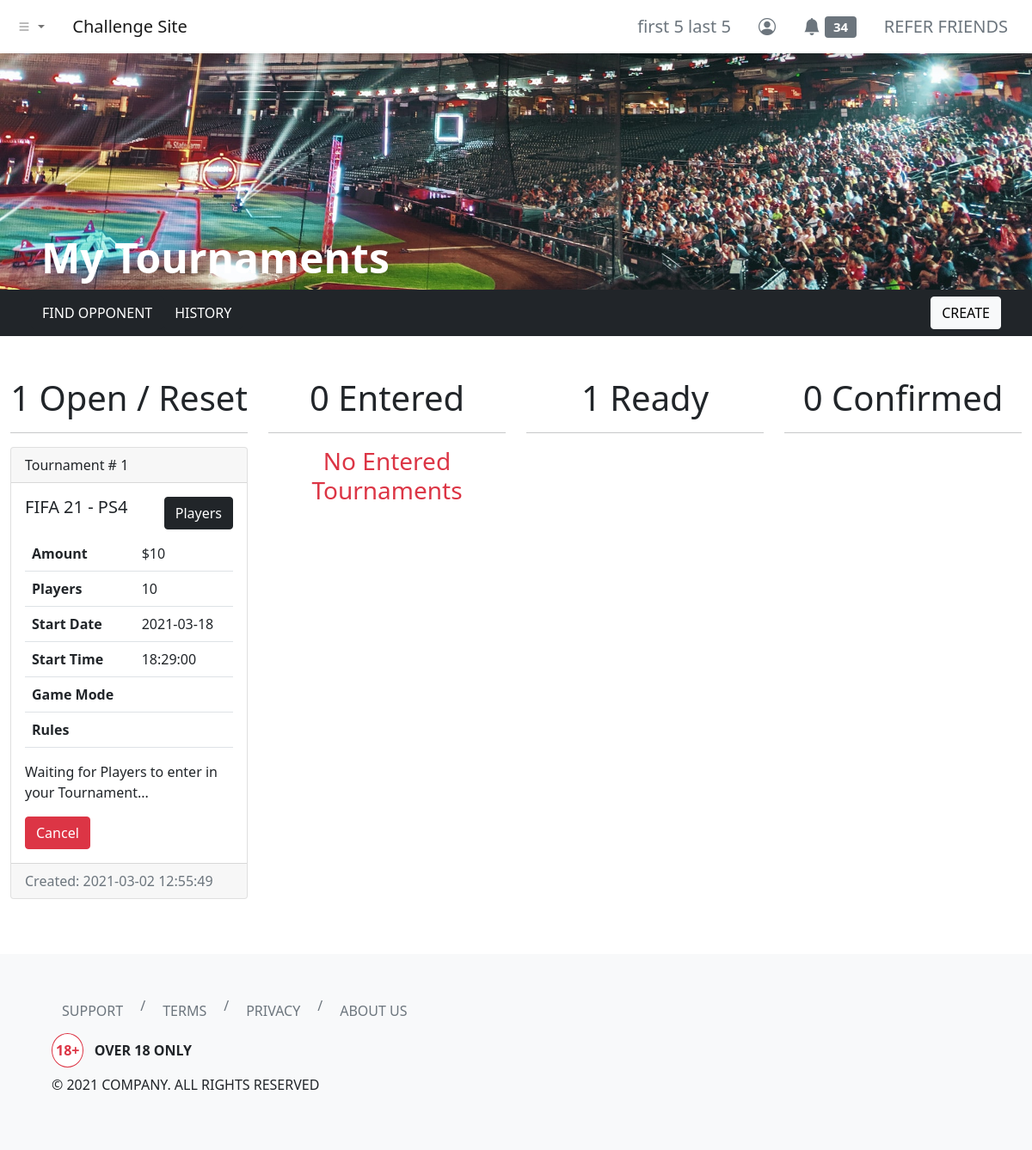
/dashboard/tournaments/index.php (signed in), run on the app's committed database.
### tables this page shows
CREATE TABLE `users` (
  `id` int(11) NOT NULL,
  `username` varchar(255) NOT NULL,
  `first_name` varchar(255) NOT NULL,
  `last_name` varchar(255) NOT NULL,
  `email` varchar(255) NOT NULL,
  `user_password` varchar(255) NOT NULL,
  `balance` decimal(65,30) UNSIGNED NOT NULL DEFAULT 0.000000000000000000000000000000,
  `skill_points` int(11) NOT NULL
);

CREATE TABLE `tournaments_log` (
  `tournament_id` int(11) NOT NULL,
  `tournament_by` int(11) NOT NULL,
  `game` varchar(255) NOT NULL,
  `console` varchar(255) NOT NULL,
  `amount` int(11) NOT NULL,
  `players` int(11) NOT NULL,
  `start_date` date DEFAULT NULL,
  `start_time` time DEFAULT NULL,
  `game_mode` varchar(255) NOT NULL,
  `rules` text NOT NULL,
  `status` varchar(255) NOT NULL DEFAULT 'open',
  `created_timestamp` timestamp NOT NULL DEFAULT current_timestamp(),
  `ready_timestamp` timestamp NULL DEFAULT NULL,
  `reset_timestamp` timestamp NULL DEFAULT NULL,
  `cancelled_timestamp` timestamp NULL DEFAULT NULL,
  `reopen_timestamp` timestamp NULL DEFAULT NULL
);

### dashboard/tournaments/index.php (the view, shortened to what this page needs)
<?php include '../../header.php'; ?>
<link rel="stylesheet" href="./index.css">
<div class="hero d-flex align-items-end">
    <h1 class="ms-5 text-white display-5 fw-bold">My Tournaments</h1>
</div>
<div class="container-fluid bg-dark py-2">
    <div class="row">
        <div class="col d-flex mx-4">
            <a class="btn btn-dark text-uppercase" href="../find-opponent" role="button">Find Opponent</a>
            <a class="btn btn-dark text-uppercase" href="./history/" role="button">History</a>
            <button type="button" class="btn btn-light text-uppercase ms-auto" data-bs-toggle="modal" data-bs-target="#createTourneyModal">Create</button>
        </div>
    </div>
</div>
<div class="container-fluid my-5">
    <div class="row">
        <div class="col">
            <h2 class="text-center fs-1">
                <?php
                include_once '../../php-apis/db-config.php';
                $user_id = $_SESSION['id'];
                $sql = "SELECT COUNT(*) AS open_reset_count FROM tournaments_log WHERE tournament_by = $user_id AND (status = 'open' OR status = 'reset')";
                $result = mysqli_query($conn, $sql);
                if (mysqli_num_rows($result) > 0) {
                    while ($row = mysqli_fetch_assoc($result)) {
                        echo $row['open_reset_count'];
                    }
                } else {
                    echo '0';
                }
                ?>
                Open / Reset
            </h2>
            <hr />
            <?php
            $sql4 = "SELECT * FROM tournaments_log WHERE tournament_by = $user_id AND (status = 'open' OR status = 'reset') ORDER BY created_timestamp DESC";
            $result4 = mysqli_query($conn, $sql4);
            if (mysqli_num_rows($result4) > 0) {
                while ($row4 = mysqli_fetch_assoc($result4)) {
            ?>
                    <div class="card mb-3">
                        <div class="card-header">
                            Tournament # <?php echo $row4['tournament_id']; ?>
                        </div>
                        <div class="card-body">
                            <h5 class="card-title">
                                <div class="d-flex">
                                    <span>
                                        <?php echo (($row4['game'] === 'fifa_21') ? (strtoupper(str_replace("_", " ", $row4['game']))) : (ucwords(str_replace("_", " ", $row4['game'])))) . ' - ' . (($row4['console'] === 'ps4' || $row4['console'] === 'pc') ? (strtoupper($row4['console'])) : (ucwords($row4['console']))); ?>
                                    </span>
                                    <button type="button" class="btn btn-dark ms-auto" data-bs-toggle="modal" data-bs-target="#tourney-players-modal" data-bs-tourneyId="<?php echo $row4['tournament_id']; ?>">
                                        Players
                                    </button>
                                </div>
                            </h5>
                            <table class="table">
                                <tbody>
                                    <tr>
                                        <th scope="row">Amount</th>
                                        <td><?php echo '$' . $row4['amount']; ?></td>
                                    </tr>
                                    <tr>
                                        <th scope="row">Players</th>
                                        <td><?php echo $row4['players']; ?></td>
                                    </tr>
                                    <tr>
                                        <th scope="row">Start Date</th>
                                        <td><?php echo $row4['start_date'] ?></td>
                                    </tr>
                                    <tr>
                                        <th scope="row">Start Time</th>
                                        <td><?php echo $row4['start_time']; ?></td>
                                    </tr>
                                    <tr>
                                        <th scope="row">Game Mode</th>
                                        <td><?php echo $row4['game_mode']; ?></td>
                                    </tr>
                                    <tr>
                                        <th scope="row">Rules</th>
                                        <td><?php echo $row4['rules']; ?></td>
                                    </tr>
                                </tbody>
                            </table>
                            <?php if ($row4['status'] === 'open') { ?>
                                <p class="card-text">Waiting for Players to enter in your Tournament...</p>
                                <button type="button" class="btn btn-danger" data-bs-toggle="modal" data-bs-target="#cancel-tourney-modal" data-bs-tourneyId="<?php echo $row4['tournament_id']; ?>">
                                    Cancel
                                </button>
                            <?php } ?>
                        </div>
                        <div class="card-footer text-muted">
                            Created: <?php echo $row4['created_timestamp']; ?>
                        </div>
                    </div>
                <?php } ?>
            <?php } else { ?>
                <h3 class="text-center text-danger">No Open / Reset Tournaments</h3>
            <?php } ?>
        </div>
        <div class="col">
            <h2 class="fs-1 text-center">
                <?php
                $sql2 = "SELECT COUNT(*) AS entered_count FROM tournaments_log INNER JOIN tourney_players ON tournaments_log.tournament_id = tourney_players.tourney_id WHERE (tourney_players.player_id = $user_id AND tournaments_log.tournament_by <> $user_id)";
                $result2 = mysqli_query($conn, $sql2);
                if (mysqli_num_rows($result2) > 0) {
                    while ($row2 = mysqli_fetch_assoc($result2)) {
                        echo $row2['entered_count'];
                    }
                } else {
                    echo '0';
                }
                ?>
                Entered
            </h2>
            <hr />
            <?php
            $sql5 = "SELECT * FROM tournaments_log INNER JOIN tourney_players ON tournaments_log.tournament_id = tourney_players.tourney_id WHERE (tourney_players.player_id = $user_id AND tournaments_log.tournament_by <> $user_id)";
            $result5 = mysqli_query($conn, $sql5);
            if (mysqli_num_rows($result5) > 0) {
                while ($row5 = mysqli_fetch_assoc($result5)) {
            ?>
                <?php } ?>
            <?php } else { ?>
                <h3 class="text-center text-danger">No Entered Tournaments</h3>
            <?php } ?>
        </div>
        <div class="col">
            <h2 class="fs-1 text-center">
                <?php
                $sql3 = "SELECT COUNT(*) AS ready_count FROM tournaments_log WHERE tournament_by = $user_id AND status = 'ready'";
                $result3 = mysqli_query($conn, $sql3);
                if (mysqli_num_rows($result3) > 0) {
                    while ($row3 = mysqli_fetch_assoc($result3)) {
                        echo $row3['ready_count'];
                    }
                } else {
                    echo '0';
                }
                ?>
                Ready
            </h2>
            <hr />
        </div>
        <div class="col">
            <h2 class="fs-1 text-center">
                <?php
                $sql6 = "SELECT COUNT(*) AS confirmed_count FROM tournaments_log WHERE tournament_by = $user_id AND status = 'confirmed'";
                $result6 = mysqli_query($conn, $sql6);
                if (mysqli_num_rows($result6) > 0) {
                    while ($row6 = mysqli_fetch_assoc($result6)) {
                        echo $row6['confirmed_count'];
                    }
                } else {
                    echo '0';
                }
                ?>
                Confirmed
            </h2>
            <hr />
        </div>
    </div>
</div>
<?php include '../../footer.php'; ?>

### header.php (shortened to what this page needs)
<?php
function urlPrefix()
{
    if (basename(getcwd()) === basename(__DIR__)) {
        return './';
    } elseif (basename(dirname(getcwd())) === basename(__DIR__)) {
        return '../';
    } elseif (basename(dirname(dirname(getcwd()))) === basename(__DIR__)) {
        return '../../';
    } elseif (basename(dirname(dirname(dirname(getcwd())))) === basename(__DIR__)) {
        return '../../../';
    } else {
        return './';
    }
}
?>
<!DOCTYPE html>
<html lang="en">
<head>
    <link href="https://cdn.jsdelivr.net/npm/bootstrap@5.0.0-beta2/dist/css/bootstrap.min.css" rel="stylesheet">
    <link rel="stylesheet" href="https://cdn.jsdelivr.net/npm/bootstrap-icons@1.3.0/font/bootstrap-icons.css">
</head>
<body>
    <nav class="navbar navbar-expand-sm navbar-light bg-white shadow">
        <div class="container-fluid">
            <ul class="navbar-nav me-4">
                <li class="nav-item dropdown">
                    <a class="nav-link dropdown-toggle" href="#" id="navbarDropdownMenuLink" role="button" data-bs-toggle="dropdown" aria-expanded="false">
                        <i class="bi bi-list"></i>
                    </a>
                </li>
            </ul>
            <a class="navbar-brand" href="<?php echo urlPrefix(); ?>">Challenge Site</a>
            <div class="collapse navbar-collapse" id="navbarNavDropdown">
                <ul class="navbar-nav ms-auto">
                    <?php if (isset($_SESSION['id'])) { ?>
                        <li class="nav-item">
                            <a class="btn btn-lg btn-outline-secondary border-0" aria-current="page" href="<?php echo urlPrefix() . 'dashboard/profile/'; ?>">
                                <?php
                                include_once urlPrefix() . 'php-apis/db-config.php';
                                $user_id = $_SESSION['id'];
                                $sql = "SELECT * FROM users WHERE id=$user_id";
                                $result = mysqli_query($conn, $sql);
                                if (mysqli_num_rows($result) > 0) {
                                    while ($row = mysqli_fetch_assoc($result)) {
                                        echo $row['first_name'] . ' ' . $row['last_name'];
                                    }
                                } else {
                                    header("Location: " . urlPrefix() . "php-apis/logout.php");
                                    die();
                                }
                                ?>
                            </a>
                        </li>
                        <li class="nav-item">
                            <a class="btn btn-lg btn-outline-secondary border-0" aria-current="page" href="<?php echo urlPrefix() . 'dashboard/profile/'; ?>"><i class="bi bi-person-circle"></i></a>
                        </li>
                        <li class="nav-item">
                            <a class="btn btn-lg btn-outline-secondary border-0" aria-current="page" href="<?php echo urlPrefix() . 'dashboard/notifications/'; ?>">
                                <i class="bi bi-bell-fill"></i>
                                <span class="badge bg-secondary">
                                    <?php
                                    $sql2 = "SELECT COUNT(*) AS unread_notifs FROM notifications WHERE notif_for = $user_id AND notif_status = 'unread'";
                                    $result2 = mysqli_query($conn, $sql2);
                                    if (mysqli_num_rows($result2) > 0) {
                                        while ($row2 = mysqli_fetch_assoc($result2)) {
                                            echo $row2['unread_notifs'];
                                        }
                                    } else {
                                        echo "0";
                                    }
                                    ?>
                                </span>
                            </a>
                        </li>
                        <li class="nav-item">
                            <a class="btn btn-lg btn-outline-secondary border-0" aria-current="page" href="<?php echo urlPrefix() . 'dashboard/refer/'; ?>">REFER FRIENDS</a>
                        </li>
                    <?php } else { ?>
                        <li class="nav-item">
                            <a class="btn btn-lg btn-outline-secondary border-0" aria-current="page" href="<?php echo urlPrefix() . 'login/'; ?>">ENTER</a>
                        </li>
                    <?php } ?>
                </ul>
            </div>
        </div>
    </nav>

### dashboard/tournaments/index.css (style rules this page uses)
.hero { background-image: url('../../images/avi-waxman-xlO5WWQDcQQ-unsplash.jpg'); background-position: bottom; background-repeat: no-repeat; background-size: cover; min-height: 275px; }

### data on the page
users: first_name "first 5", last_name "last 5"
tournaments_log: tournament_id "1", game "FIFA 21", console "PS4", amount "10", players "10", start_date "2021-03-18", start_time "18:29:00", created_timestamp "2021-03-02 12:55:49"

### other printed values
$row2['unread_notifs'] "34"
$row['open_reset_count'] "1"
$row2['entered_count'] "0"
$row3['ready_count'] "1"
$row6['confirmed_count'] "0"
